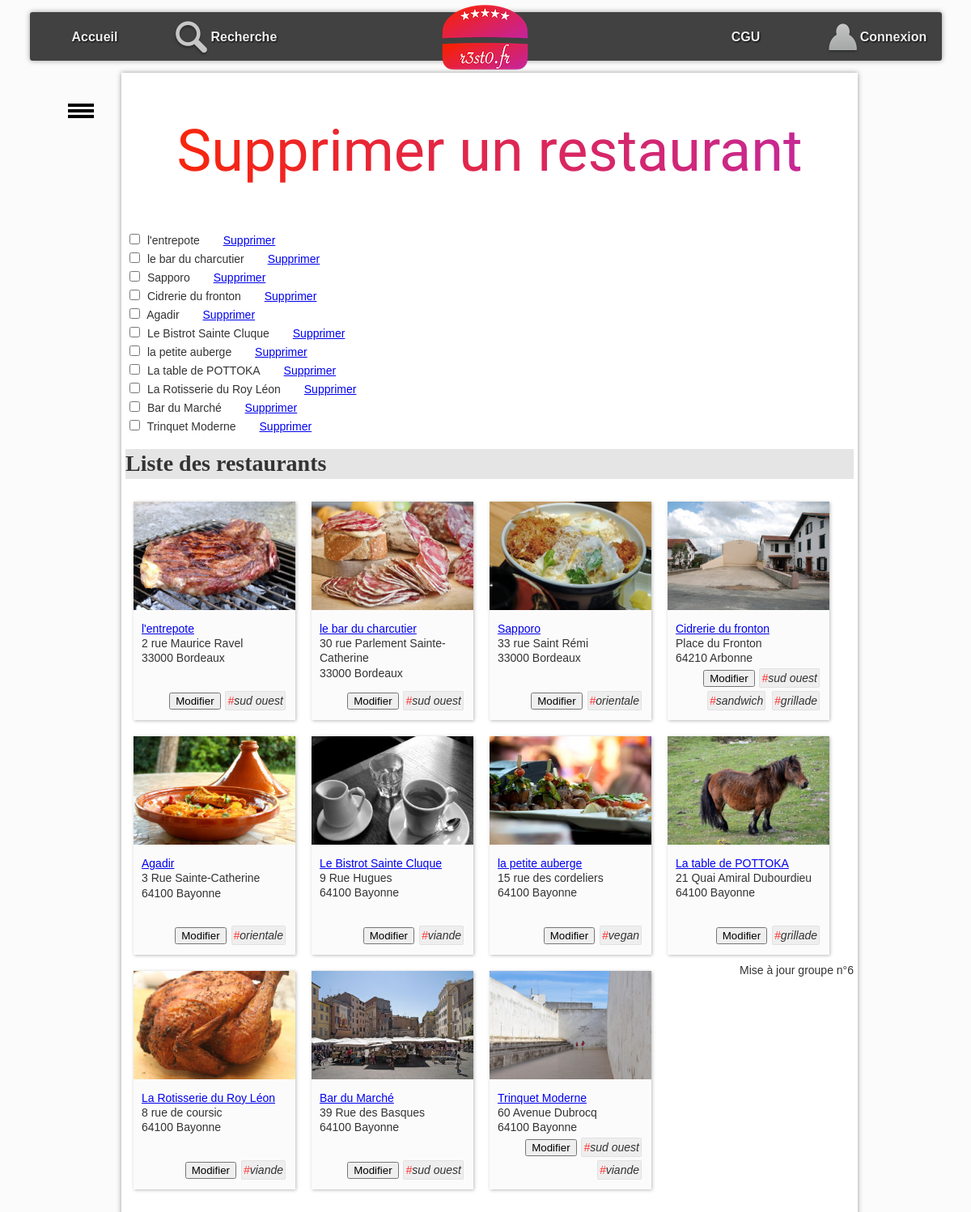
Screenshot of /controleur/admin.php with the database file from the repository.
### tables this page shows
CREATE TABLE IF NOT EXISTS `resto` (
  `idR` bigint(20) NOT NULL,
  `nomR` varchar(255) DEFAULT NULL,
  `numAdrR` varchar(20) DEFAULT NULL,
  `voieAdrR` varchar(255) DEFAULT NULL,
  `cpR` char(5) DEFAULT NULL,
  `villeR` varchar(255) DEFAULT NULL,
  `latitudeDegR` float DEFAULT NULL,
  `longitudeDegR` float DEFAULT NULL,
  `descR` text,
  `horairesR` text,
  PRIMARY KEY (`idR`)
);

CREATE TABLE IF NOT EXISTS `photo` (
  `idP` bigint(20) NOT NULL,
  `cheminP` varchar(255) DEFAULT NULL,
  `idR` bigint(20) DEFAULT NULL,
  PRIMARY KEY (`idP`),
  KEY `idR` (`idR`)
);

CREATE TABLE IF NOT EXISTS `typecuisine` (
  `idTC` bigint(20) NOT NULL,
  `libelleTC` varchar(255) DEFAULT NULL,
  PRIMARY KEY (`idTC`)
);

### controleur/admin.php (called while the page is built, shortened)
<?php
$listeRestos =  RestoDAO::getAll();
require_once "$racine/vue/entete.html.php";
require_once "$racine/vue/vueSupprimerRestaurant.php";
require_once "$racine/vue/vueListeRestos.php";
require_once "$racine/vue/pied.html.php";

### modele/dao/Bdd.class.php (called while the page is built, shortened)
<?php
class Bdd {
    private static ?PDO $pdo=null;
    private static $login = "root";
    private static $mdp = "";
    private static $bd = "resto2";
    private static $serveur = "localhost";
    private static $pdoOptions = array  (
        PDO::MYSQL_ATTR_INIT_COMMAND => "SET NAMES utf8"
        ,PDO::ATTR_ERRMODE => PDO::ERRMODE_EXCEPTION
                                        );
    public static function connecter() : ?PDO  {
        if (is_null(self::$pdo)) {
                self::$pdo = new PDO("mysql:host=".self::$serveur.";dbname=".self::$bd, self::$login, self::$mdp, self::$pdoOptions);
        }
        return self::$pdo;
    }
    public static function getConnexion() : ?PDO {
        return self::$pdo;
    }
}

### modele/dao/RestoDAO.class.php (called while the page is built, shortened)
<?php
class RestoDAO {
    public static function getAll(): array {
        $lesObjets = array();
        try {
            $requete = "SELECT * FROM resto";
            $stmt = Bdd::getConnexion()->prepare($requete);
            $ok = $stmt->execute();
            if ($ok) {
                while ($enreg = $stmt->fetch(PDO::FETCH_ASSOC)) {
                    $lesObjets[] = self::enregistrementVersObjet($enreg);
                }
            }
        } catch (PDOException $e) {
            throw new Exception("Erreur dans la méthode " . get_called_class() . "::getAll : <br/>" . $e->getMessage());
        }
        return $lesObjets;
    }
    private static function enregistrementVersObjet(array $enreg): Resto {
        $id = $enreg['idR'];
        $leResto = new Resto(
                $enreg['idR'], $enreg['nomR'], $enreg['numAdrR'], $enreg['voieAdrR'], $enreg['cpR'], $enreg['villeR'],
                $enreg['latitudeDegR'], $enreg['longitudeDegR'], $enreg['descR'], $enreg['horairesR']
        );
        $lesCritiques = CritiqueDAO::getAllByResto($id);
        $lesPhotos = PhotoDAO::getAllByResto($id);
        $lesTcProposes = TypeCuisineDAO::getAllProposesByIdR($id);
        $leResto->setLesTypesCuisineProposes($lesTcProposes);
        $leResto->setLesPhotos($lesPhotos);
        $leResto->setLesCritiques($lesCritiques);
        return $leResto;
    }
}

### modele/dao/CritiqueDAO.class.php (called while the page is built, shortened)
<?php
class CritiqueDAO {
    public static function getAllByResto(int $idR): array {
        $lesObjets = array();
        try {
            $requete = "SELECT * FROM critiquer c"
                    . " INNER JOIN utilisateur u ON  c.idU = u.idU "
                    . " WHERE idR = :idR";
            $stmt = Bdd::getConnexion()->prepare($requete);
            $stmt->bindParam(':idR', $idR, PDO::PARAM_INT);
            $ok = $stmt->execute();
            if ($ok) {
                while ($enreg = $stmt->fetch(PDO::FETCH_ASSOC)) {
                    $user = new Utilisateur($enreg['idU'], $enreg['mailU'], $enreg['mdpU'], $enreg['pseudoU'], $enreg['adminU']);
                    $lesObjets[] = new Critique($enreg['note'], $enreg['commentaire'], $user);
                }
            }
        } catch (PDOException $e) {
            throw new Exception("Erreur dans la méthode " . get_called_class() . "::getAllByResto : <br/>" . $e->getMessage());
        }
        return $lesObjets;
    }
}

### modele/dao/PhotoDAO.class.php (called while the page is built, shortened)
<?php
class PhotoDAO {
    public static function getAllByResto(int $idR): array {
        $lesObjets = array();
        try {
            $requete = "SELECT * FROM photo WHERE idR = :idR";
            $stmt = Bdd::getConnexion()->prepare($requete);
            $stmt->bindParam(':idR', $idR, PDO::PARAM_INT);
            $ok = $stmt->execute();
            if ($ok) {
                while ($enreg = $stmt->fetch(PDO::FETCH_ASSOC)) {
                    $lesObjets[] = new Photo($enreg['idP'], $enreg['cheminP']);
                }
            }
        } catch (PDOException $e) {
            throw new Exception("Erreur dans la méthode " . get_called_class() . "::getAllByResto : <br/>" . $e->getMessage());
        }
        return $lesObjets;
    }
}

### modele/dao/TypeCuisineDAO.class.php (called while the page is built, shortened)
<?php
class TypeCuisineDAO {
    public static function getAllProposesByIdR(int $idR) : array {
        $lesObjets = array();
        try {
            $requete = "select typeCuisine.* from typeCuisine inner join proposer on typeCuisine.idTC = proposer.idTC where proposer.idR = :idR";
            $stmt = Bdd::getConnexion()->prepare($requete);
            $stmt->bindParam(':idR', $idR, PDO::PARAM_INT);
            $ok = $stmt->execute();
            if ($ok) {
                while ($enreg = $stmt->fetch(PDO::FETCH_ASSOC)) {
                    $lesObjets[] = new TypeCuisine($enreg['idTC'], $enreg['libelleTC']);
                }
            }
        } catch (PDOException $e) {
            throw new Exception("Erreur dans la méthode " . get_called_class() . "::getAllProposesByIdR : <br/>" . $e->getMessage());
        }
        return $lesObjets;
    }
}

### modele/metier/Resto.class.php (called while the page is built, shortened)
<?php
class Resto {
    private int $idR;
    private ?string $nomR;
    private ?string $numAdr;
    private ?string $voieAdr;
    private ?string $cpR;
    private ?string $villeR;
    private array $lesPhotos;
    private array $lesTypesCuisineProposes;
    function __construct(int $idR, string $nomR, ?string $numAdr, ?string $voieAdr, ?string $cpR, ?string $villeR, ?float $latitudeDegR, ?float $longitudeDegR, ?string $descR, ?string $horairesR) {
        $this->idR = $idR;
        $this->nomR = $nomR;
        $this->numAdr = $numAdr;
        $this->voieAdr = $voieAdr;
        $this->cpR = $cpR;
        $this->villeR = $villeR;
        $this->lesPhotos = array();
        $this->lesTypesCuisineProposes = array();
    }
    function getIdR(): int {
        return $this->idR;
    }
    function getNomR(): ?string {
        return $this->nomR;
    }
    function getNumAdr(): ?string {
        return $this->numAdr;
    }
    function getVoieAdr(): ?string {
        return $this->voieAdr;
    }
    function getCpR(): ?string {
        return $this->cpR;
    }
    function getVilleR(): ?string {
        return $this->villeR;
    }
    function getLesPhotos(): array {
        return $this->lesPhotos;
    }
    function getLesTypesCuisineProposes(): array {
        return $this->lesTypesCuisineProposes;
    }
    function setLesPhotos(array $lesPhotos): void {
        $this->lesPhotos = $lesPhotos;
    }
    function setLesTypesCuisineProposes(array $lesTypesCuisineProposes): void {
        $this->lesTypesCuisineProposes = $lesTypesCuisineProposes;
    }
}

### modele/metier/Photo.class.php (called while the page is built, shortened)
<?php
class Photo {
    private string $cheminP;
    function __construct(int $idP, string $cheminP) {
        $this->cheminP = $cheminP;
    }
    function getCheminP(): string {
        return $this->cheminP;
    }
}

### modele/metier/TypeCuisine.class.php (called while the page is built, shortened)
<?php
class TypeCuisine {
    private string $libelleTC;
    function __construct(int $idTC, string $libelleTC) {
        $this->libelleTC = $libelleTC;
    }
    function getLibelleTC(): string {
        return $this->libelleTC;
    }
}

### vue/vueListeRestos.php (the view, shortened to what this page needs)
<h1>Liste des restaurants</h1>
<?php
foreach ($listeRestos as $unResto) {
    $lesTypesCuisineProposes = $unResto->getLesTypesCuisineProposes();
    $lesPhotos = $unResto->getLesPhotos();
    ?>
    <div class="card">
        <div class="photoCard">
            <?php
            if (count($lesPhotos) > 0) {
                $unePhoto = $lesPhotos[0];
                ?>
                <img src="photos/<?= $unePhoto->getCheminP() ?>" alt="photo du restaurant" />
                <?php
            }
            ?>
        </div>
        <div class="descrCard">
            <a href="./?action=detail&idR=<?= $unResto->getIdR() ?>"><?= $unResto->getNomR() ?></a>
            <br />
            <?= $unResto->getNumAdr() ?>
            <?= $unResto->getVoieAdr() ?>
            <br />
            <?= $unResto->getCpR() ?>
            <?= $unResto->getVilleR() ?>
        </div>
        <div class="tagCard">
            <ul id="tagFood">
            <button class="updButton">Modifier</button>
                <?php
                foreach ($lesTypesCuisineProposes as $unTC) {
                    ?>
                    <li class="tag"><span class="tag">#</span><?= $unTC->getLibelleTC() ?></li>
                    <?php
                } ?>
            </ul>
        </div>
    </div>
    <?php
}
?>

### vue/vueSupprimerRestaurant.php (shortened to what this page needs)
<div id="accroche">Supprimer un restaurant</div>
<?php
    for ($i = 0; $i < count($listeRestos); $i++) {
        $unResto = $listeRestos[$i];
        ?>
    <input type="checkbox" name="lstidR[]" id="resto<?= $i ?>" value="<?= $unResto->getIdR() ?>" >
    <label for="resto<?= $i ?>"><?= $unResto->getNomR() ?></label>
    <a href='./?action=supprimerResto&idR=<?= $unResto->getIdR(); ?>'>Supprimer</a>
    <br />
    <?php
    } ?>

### css/base.css (style rules this page uses)
:root { --largeurPage: 900px; --largeurMenuCont : 200px; --margeCalc: calc((100% - var(--largeurPage)) / 2); --margeMenuHaut : 15px; --hauteurMenuGene:60px; --coulA1:#5A7694; --coulA2:#D7E5ED; --coulB1:#566459; --coulB2:#90974A; --coulC:#CDBCA0; --fondC:#fcfbfb; --padding_cote:5px; }
body { font-family: Arial; color : #333; font-size : 14px; line-height : 1.3; scroll-behavior: smooth; background-color : var(--fondC); }
#accroche { margin-top : 50px; margin-bottom : 50px; color : #333; font-size : 14px; text-align: center; font-family: 'Lobster', cursive; font-size: 72px; background: linear-gradient(90deg, #FC2500, #C2289F ); -webkit-background-clip: text; -webkit-text-fill-color: transparent; }

### css/form.css (style rules this page uses)
input[type=text],input[type=submit],input[type=password],input[type=checkbox],select,option { padding : 5px; margin : 5px; }
label { padding-right : 25px; }

### css/cgu.css (style rules this page uses)
h1,h2,h3,h4 { font-family: Futura; background-color : rgba(0,0,0,0.1); }

### css/corps.css (style rules this page uses)
#tagFood { display:inline-block; padding-left : 0px; font-style: italic; margin : 0px; }
li.tag { display:inline-block; border:1px solid rgba(0,0,0,0.05); background-color:rgba(0,0,0,0.05); padding:2px; margin:2px; border-radius: 2px; }
span.tag { color:rgb(255,50,50); }
div.card { position : relative; width:180px; height : 250px; float:left; padding:10px; margin : 10px; background-color : var(--fondC); box-shadow: 1px 1px 4px #bbb; }
div.photoCard>img { position : relative; top:-10px; left : -10px; max-width : 200px; max-height: 140px; }
div.descrCard { position : relative; top:0px; }
div.tagCard { position:absolute; bottom:10px; width : 180px; text-align: right; }

### rows the page displays
resto: nomR "l'entrepote", photo.cheminP (picture), numAdrR "2", voieAdrR "rue Maurice Ravel", cpR "33000", villeR "Bordeaux"
resto: nomR "le bar du charcutier", photo.cheminP (picture), numAdrR "30", voieAdrR "rue Parlement Sainte-Catherine", cpR "33000", villeR "Bordeaux"
resto: nomR "Sapporo", photo.cheminP (picture), numAdrR "33", voieAdrR "rue Saint Rémi", cpR "33000", villeR "Bordeaux"
resto: nomR "Cidrerie du fronton", photo.cheminP (picture), voieAdrR "Place du Fronton", cpR "64210", villeR "Arbonne"
resto: nomR "Agadir", photo.cheminP (picture), numAdrR "3", voieAdrR "Rue Sainte-Catherine", cpR "64100", villeR "Bayonne"
resto: nomR "Le Bistrot Sainte Cluque", photo.cheminP (picture), numAdrR "9", voieAdrR "Rue Hugues", cpR "64100", villeR "Bayonne"
resto: nomR "la petite auberge", photo.cheminP (picture), numAdrR "15", voieAdrR "rue des cordeliers", cpR "64100", villeR "Bayonne"
resto: nomR "La table de POTTOKA", photo.cheminP (picture), numAdrR "21", voieAdrR "Quai Amiral Dubourdieu", cpR "64100", villeR "Bayonne"
resto: nomR "La Rotisserie du Roy Léon", photo.cheminP (picture), numAdrR "8", voieAdrR "rue de coursic", cpR "64100", villeR "Bayonne"
resto: nomR "Bar du Marché", photo.cheminP (picture), numAdrR "39", voieAdrR "Rue des Basques", cpR "64100", villeR "Bayonne"
resto: nomR "Trinquet Moderne", photo.cheminP (picture), numAdrR "60", voieAdrR "Avenue Dubrocq", cpR "64100", villeR "Bayonne"
typecuisine: libelleTC "sud ouest"
typecuisine: libelleTC "orientale"
typecuisine: libelleTC "sandwich"
typecuisine: libelleTC "grillade"
typecuisine: libelleTC "viande"
typecuisine: libelleTC "vegan"
